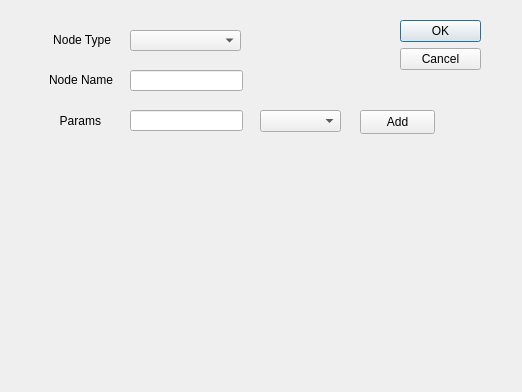
<?xml version="1.0" encoding="UTF-8"?>
<ui version="4.0">
 <class>AddNodeDialog</class>
 <widget class="QDialog" name="AddNodeDialog">
  <property name="geometry">
   <rect>
    <x>0</x>
    <y>0</y>
    <width>522</width>
    <height>392</height>
   </rect>
  </property>
  <property name="windowTitle">
   <string>Add Node</string>
  </property>
  <widget class="QDialogButtonBox" name="buttonBox">
   <property name="geometry">
    <rect>
     <x>400</x>
     <y>20</y>
     <width>81</width>
     <height>241</height>
    </rect>
   </property>
   <property name="orientation">
    <enum>Qt::Vertical</enum>
   </property>
   <property name="standardButtons">
    <set>QDialogButtonBox::Cancel|QDialogButtonBox::Ok</set>
   </property>
  </widget>
  <widget class="QComboBox" name="cbNodeType">
   <property name="geometry">
    <rect>
     <x>130</x>
     <y>30</y>
     <width>111</width>
     <height>21</height>
    </rect>
   </property>
  </widget>
  <widget class="QLabel" name="label">
   <property name="geometry">
    <rect>
     <x>20</x>
     <y>30</y>
     <width>91</width>
     <height>20</height>
    </rect>
   </property>
   <property name="layoutDirection">
    <enum>Qt::LeftToRight</enum>
   </property>
   <property name="text">
    <string>Node Type</string>
   </property>
   <property name="alignment">
    <set>Qt::AlignRight|Qt::AlignTrailing|Qt::AlignVCenter</set>
   </property>
  </widget>
  <widget class="QLabel" name="label_2">
   <property name="geometry">
    <rect>
     <x>22</x>
     <y>70</y>
     <width>91</width>
     <height>20</height>
    </rect>
   </property>
   <property name="text">
    <string>Node Name</string>
   </property>
   <property name="alignment">
    <set>Qt::AlignRight|Qt::AlignTrailing|Qt::AlignVCenter</set>
   </property>
  </widget>
  <widget class="QLineEdit" name="iptNodeName">
   <property name="geometry">
    <rect>
     <x>130</x>
     <y>70</y>
     <width>113</width>
     <height>21</height>
    </rect>
   </property>
  </widget>
  <widget class="QLabel" name="label_3">
   <property name="geometry">
    <rect>
     <x>30</x>
     <y>110</y>
     <width>71</width>
     <height>21</height>
    </rect>
   </property>
   <property name="text">
    <string>Params</string>
   </property>
   <property name="alignment">
    <set>Qt::AlignRight|Qt::AlignTrailing|Qt::AlignVCenter</set>
   </property>
  </widget>
  <widget class="QLineEdit" name="iptParamName">
   <property name="geometry">
    <rect>
     <x>130</x>
     <y>110</y>
     <width>113</width>
     <height>21</height>
    </rect>
   </property>
  </widget>
  <widget class="QComboBox" name="cbParamType">
   <property name="geometry">
    <rect>
     <x>260</x>
     <y>110</y>
     <width>81</width>
     <height>22</height>
    </rect>
   </property>
  </widget>
  <widget class="QWidget" name="verticalLayoutWidget">
   <property name="geometry">
    <rect>
     <x>60</x>
     <y>150</y>
     <width>381</width>
     <height>211</height>
    </rect>
   </property>
   <layout class="QVBoxLayout" name="verticalLayout"/>
  </widget>
  <widget class="QPushButton" name="btnAdd">
   <property name="geometry">
    <rect>
     <x>360</x>
     <y>110</y>
     <width>75</width>
     <height>24</height>
    </rect>
   </property>
   <property name="text">
    <string>Add</string>
   </property>
  </widget>
 </widget>
 <resources/>
 <connections>
  <connection>
   <sender>buttonBox</sender>
   <signal>accepted()</signal>
   <receiver>AddNodeDialog</receiver>
   <slot>accept()</slot>
   <hints>
    <hint type="sourcelabel">
     <x>248</x>
     <y>254</y>
    </hint>
    <hint type="destinationlabel">
     <x>157</x>
     <y>274</y>
    </hint>
   </hints>
  </connection>
  <connection>
   <sender>buttonBox</sender>
   <signal>rejected()</signal>
   <receiver>AddNodeDialog</receiver>
   <slot>reject()</slot>
   <hints>
    <hint type="sourcelabel">
     <x>316</x>
     <y>260</y>
    </hint>
    <hint type="destinationlabel">
     <x>286</x>
     <y>274</y>
    </hint>
   </hints>
  </connection>
 </connections>
</ui>
